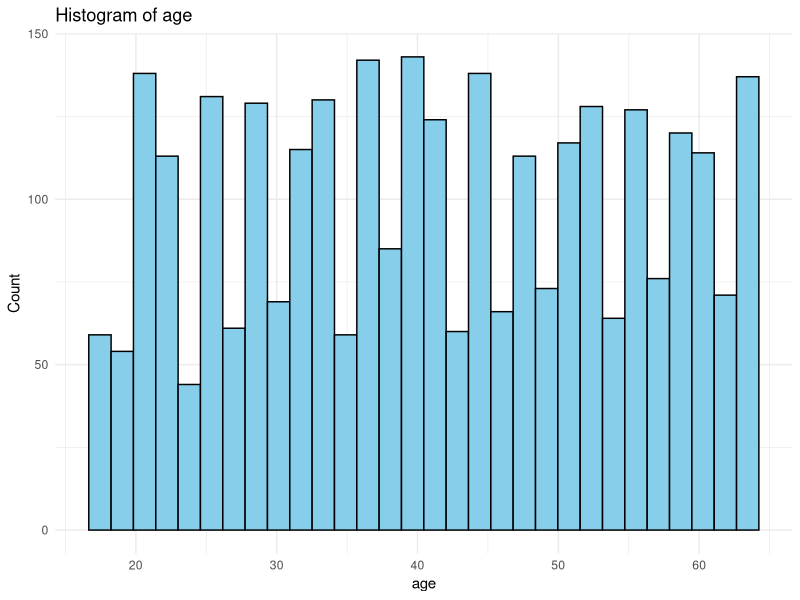
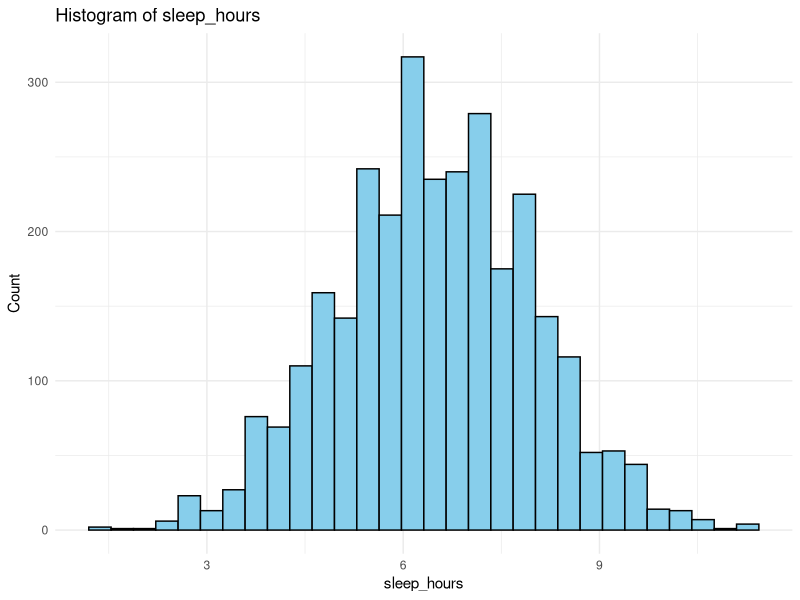
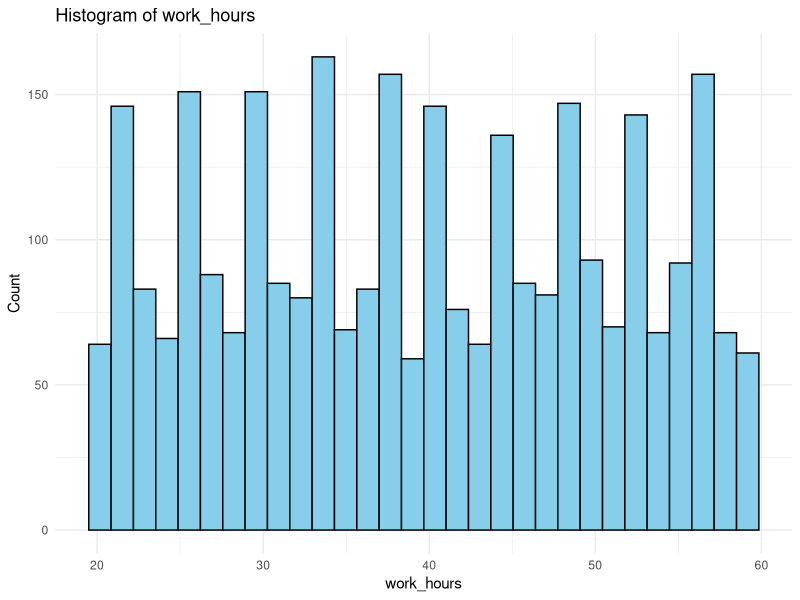
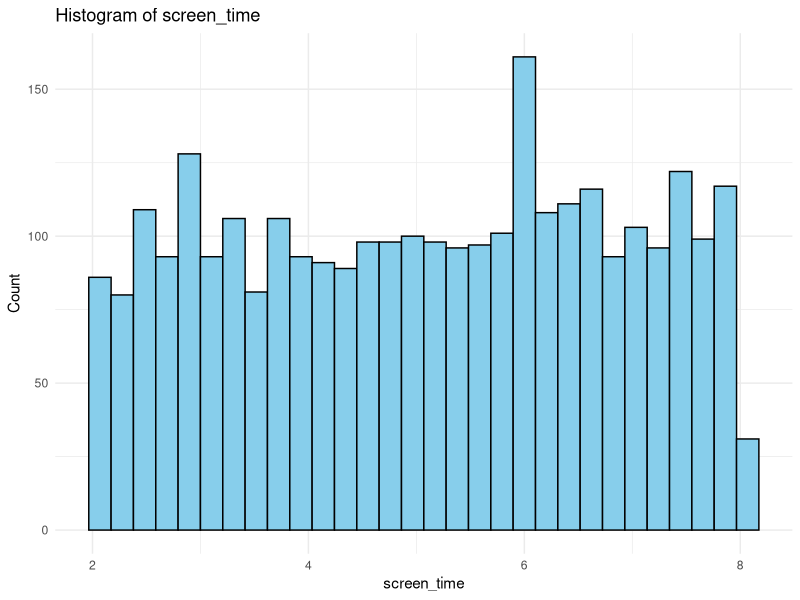
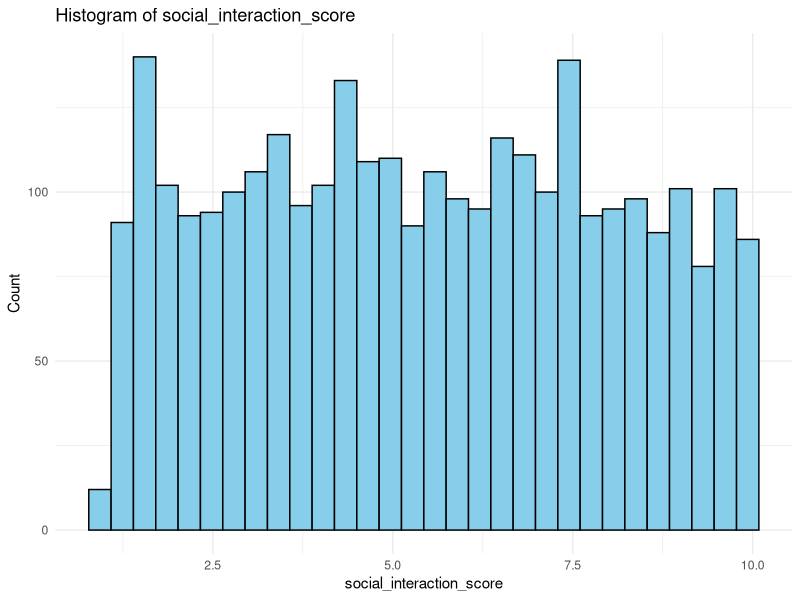
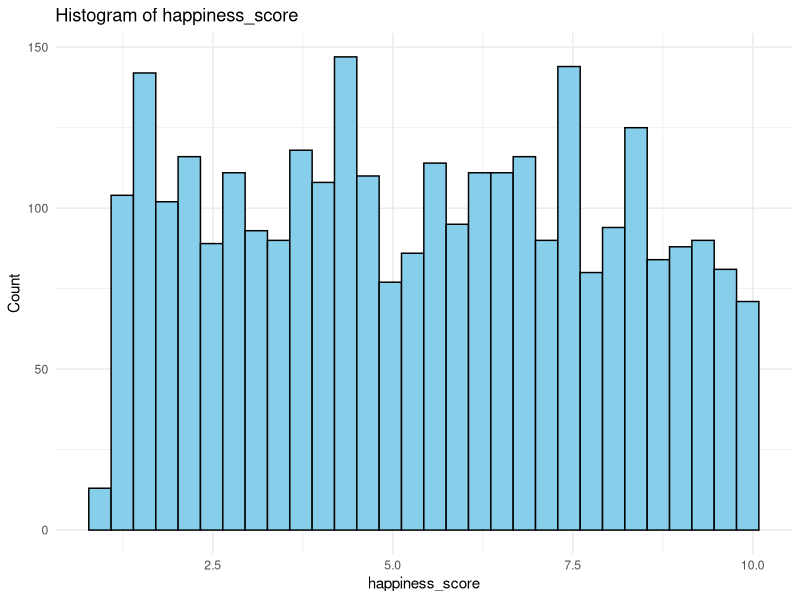
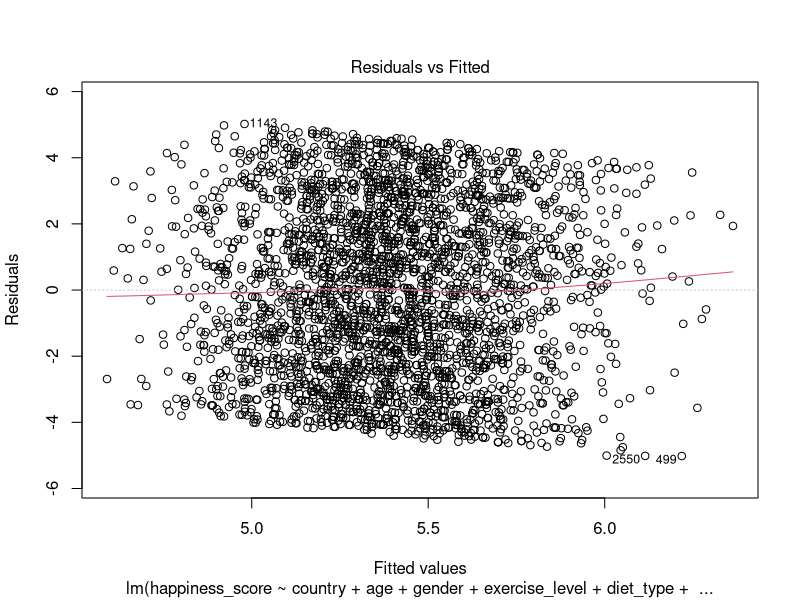
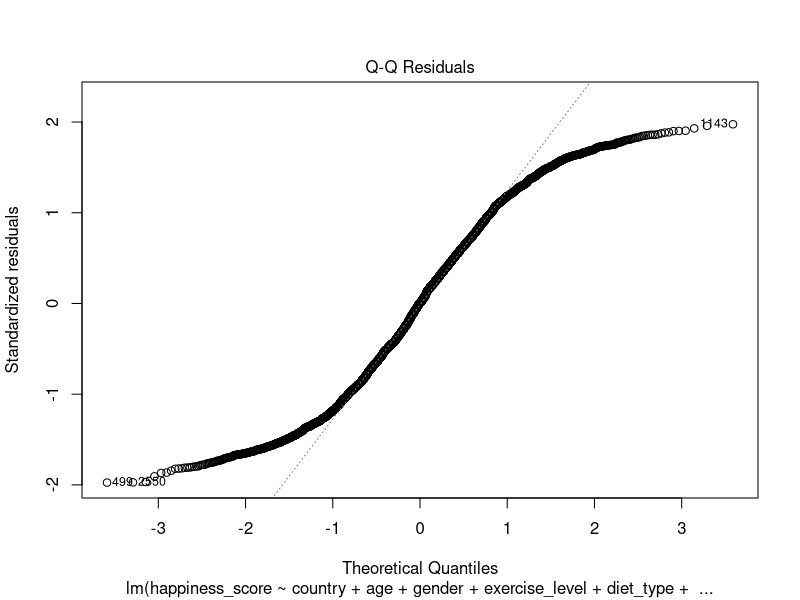

These figures' R source, in order:
## ---- chunk 1
library(dplyr)
library(ggplot2)
library(tidyr)
library(kableExtra)
library(lmtest)
library(psych)
library(leaps)
library(car)


# 1. Load Data

df <- read.csv("Data/Mental_Health_Lifestyle_Dataset.csv")

glimpse(df)


# 2. Missingness Check

missing_tbl <- df %>%
  summarise(across(everything(), ~mean(is.na(.)) * 100)) %>%
  pivot_longer(everything(), names_to = "variable", values_to = "pct_missing")

missing_tbl %>%
  mutate(pct_missing = round(pct_missing, 2)) %>%
  kbl(caption = "Percent Missing by Variable") %>%
  kable_paper(full_width = FALSE)

# 3. Convert Categoricals to Factors + Baselines

df <- df %>%
  mutate(
    country = factor(country),
    gender  = factor(gender),
    exercise_level = relevel(factor(exercise_level), ref = "Low"),
    diet_type      = factor(diet_type),
    stress_level   = relevel(factor(stress_level), ref = "Low"),
    mental_health_condition = relevel(factor(mental_health_condition), ref = "None")
  )

# Keep needed variables
vars_needed <- c(
  "happiness_score", "country", "age", "gender", "exercise_level",
  "diet_type", "sleep_hours", "stress_level", "mental_health_condition",
  "work_hours", "screen_time", "social_interaction_score"
)

happiness <- df %>%
  select(all_of(vars_needed)) %>%
  drop_na()

summary_table <- psych::describe(df)
summary_table


# 4. Exploratory Plots (Histograms)

numeric_vars <- c(
  "age", "sleep_hours", "work_hours",
  "screen_time", "social_interaction_score", "happiness_score"
)

for (v in numeric_vars) {
  print(
    ggplot(happiness, aes_string(x = v)) +
      geom_histogram(fill = "skyblue", color = "black", bins = 30) +
      labs(title = paste("Histogram of", v), x = v, y = "Count") +
      theme_minimal()
  )
}

# 5. Full Model With Interactions (before selection)

full_mod <- lm(
  happiness_score ~ country + age + gender + exercise_level + diet_type +
    sleep_hours + stress_level + mental_health_condition + work_hours +
    screen_time + social_interaction_score +
    exercise_level:stress_level + age:screen_time,
  data = happiness
)

summary(full_mod)

# 6. Mallow’s Cp Variable Selection (exhaustive)
#   (Used for confirmation, NOT to rebuild a formula)

# Model matrix (dummy variables)
X <- model.matrix(full_mod)  # includes intercept in first column
y <- happiness$happiness_score

# Use all predictors except intercept for regsubsets
subset_fit <- regsubsets(x = X[, -1], y = y,
                         nvmax = ncol(X) - 1,
                         method = "exhaustive")

subset_summary <- summary(subset_fit)

cp_vals <- subset_summary$cp
sizes   <- 1:length(cp_vals)

# Look at Cp vs model size
cp_table <- data.frame(
  size = sizes,
  Cp   = cp_vals
)

print(head(cp_table, 10))

# Choose model where Cp is closest to its size
best_size <- which.min(abs(cp_vals - sizes))
best_size

# Coefficients of Cp-selected model (for inspection only)
coef(subset_fit, best_size)

# NOTE:
# We interpret that Cp does not clearly favor a much smaller
# model, so we continue using `full_mod` as the final model.

final_mod <- full_mod  # final model = full model
summary(final_mod)

# 7. Diagnostics

# Linearity & residual structure
plot(final_mod, 1)  # Residuals vs Fitted

# Homoscedasticity (Breusch-Pagan)
bptest(final_mod)

# Normality (Q–Q plot + KS test)
plot(final_mod, 2)
ks.test(rstandard(final_mod), "pnorm")

# Multicollinearity
vif(final_mod)

# Influential points
plot(final_mod, 4)

plot(sizes, cp_vals, type = "b",
     xlab = "Model size (number of predictors)",
     ylab = "Mallow's Cp",
     main = "Cp vs Model Size")
abline(0, 1, lty = 2)  # Cp = p reference
